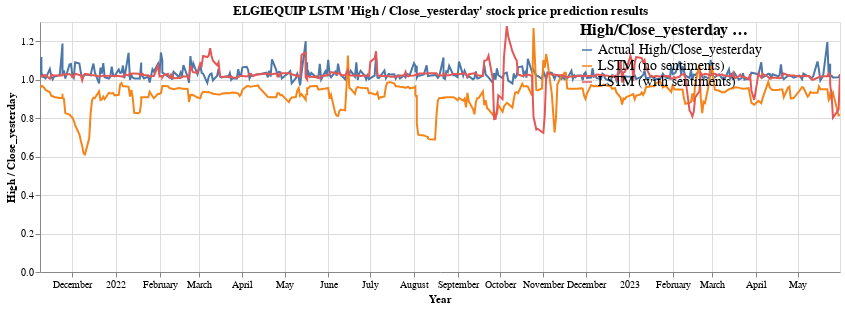

Write notebook code for a chart like this one.
### Code cell
high_close_yesterday_ratio = alt.Chart(melted_df, title="ELGIEQUIP LSTM 'High / Close_yesterday' stock price prediction results").mark_line().encode(
    x=alt.X('date:T', title="Year"),
    y = alt.Y('High/Close_yesterday:Q', title="High / Close_yesterday"),
    color = alt.Color('High/Close_yesterday method:N',
                      legend=alt.Legend(orient='right',direction = 'vertical',labelLimit = 400))
    ).properties(height = 250, width = 800
    ).configure_legend(
    offset=-260,
    symbolDirection='vertical',
        titleFontSize=16,
        labelFontSize=14
    )

high_close_yesterday_ratio.interactive()

### Figure 1 — Vega-Lite specification as saved in the notebook (floating-point values rounded to 4 significant figures; data arrays with more than 128 entries replaced by an {"elided": "..."} marker saying what was removed)
{"usermeta": {"embedOptions": {"theme": "fivethirtyeight"}}, "config": {"view": {"continuousWidth": 400, "continuousHeight": 300}, "legend": {"labelFontSize": 14, "offset": -260, "symbolDirection": "vertical", "titleFontSize": 16}}, "data": {"name": "data-781d7c983c5cd8a9937ea235f621b556"}, "mark": "line", "encoding": {"color": {"field": "High/Close_yesterday method", "legend": {"direction": "vertical", "labelLimit": 400, "orient": "right"}, "type": "nominal"}, "x": {"field": "date", "title": "Year", "type": "temporal"}, "y": {"field": "High/Close_yesterday", "title": "High / Close_yesterday", "type": "quantitative"}}, "height": 250, "selection": {"selector004": {"type": "interval", "bind": "scales", "encodings": ["x", "y"]}}, "title": "ELGIEQUIP LSTM 'High / Close_yesterday' stock price prediction results", "width": 800, "$schema": "https://vega.github.io/schema/vega-lite/v4.17.0.json", "datasets": {"data-781d7c983c5cd8a9937ea235f621b556": {"elided": "2220 records"}}}
